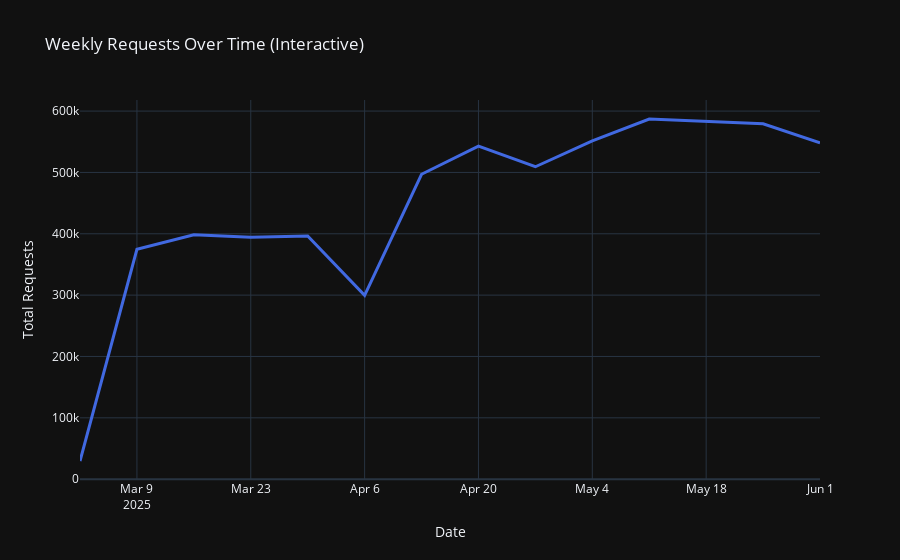
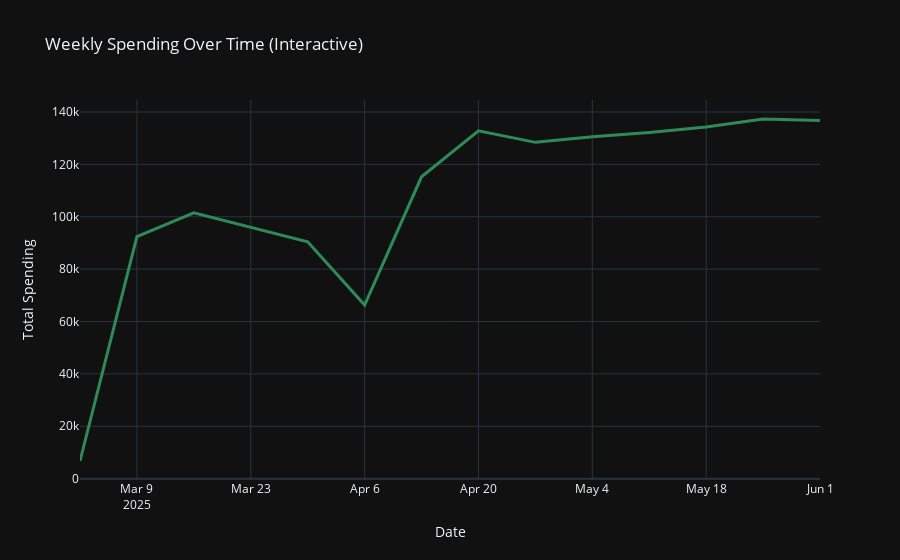

Source (notebook cell) for these figures, in order:
### Markdown cell above
The scatter plot shows a very strong positive relationship between daily requests and spent amount.
The correlation between requests and spending is very high (**r = 0.994**), indicating a nearly perfect positive relationship: more activity corresponds to higher spending.
This suggests that active users are also the primary contributors to credit usage, highlighting a strong link between engagement and spending.

Notably, **Between March 31 and April 4**, there is a noticeable drop in both `requests_cnt` and `spent_amount`, even though this period falls on weekdays. This anomaly is evident in the scatter plot as several low blue dots, representing days when activity and spending were significantly below typical weekday levels.
Despite this short-term dip, overall weekly trends quickly rebound, showing that the drop is an isolated event rather than a persistent decline in engagement.

### Code cell
weekly_summary = df.resample('W', on='day_id')[['requests_cnt', 'spent_amount']].sum().reset_index()

fig = px.line(weekly_summary, x='day_id', y='requests_cnt',
              title='Weekly Requests Over Time (Interactive)',
              labels={'day_id': 'Date', 'requests_cnt': 'Total Requests'})
fig.update_traces(line=dict(color='royalblue', width=3))
fig.show()

fig = px.line(weekly_summary, x='day_id', y='spent_amount',
              title='Weekly Spending Over Time (Interactive)',
              labels={'day_id': 'Date', 'spent_amount': 'Total Spending'})
fig.update_traces(line=dict(color='seagreen', width=3))
fig.show()

corr = weekly_summary[['requests_cnt', 'spent_amount']].corr().iloc[0,1]
print(f"\nCorrelation between requests and spending: {corr:.3f}")

### Figure 1 — Plotly figure (JSON) as saved in the notebook; plotly's stock layout.template omitted (floating-point values rounded to 4 significant figures)
{"data": [{"hovertemplate": "Date=%{x}<br>Total Requests=%{y}<extra></extra>", "legendgroup": "", "line": {"color": "royalblue", "dash": "solid", "width": 3}, "marker": {"symbol": "circle"}, "mode": "lines", "name": "", "orientation": "v", "showlegend": false, "x": ["2025-03-02T00:00:00.000000000", "2025-03-09T00:00:00.000000000", "2025-03-16T00:00:00.000000000", "2025-03-23T00:00:00.000000000", "2025-03-30T00:00:00.000000000", "2025-04-06T00:00:00.000000000", "2025-04-13T00:00:00.000000000", "2025-04-20T00:00:00.000000000", "2025-04-27T00:00:00.000000000", "2025-05-04T00:00:00.000000000", "2025-05-11T00:00:00.000000000", "2025-05-18T00:00:00.000000000", "2025-05-25T00:00:00.000000000", "2025-06-01T00:00:00.000000000"], "xaxis": "x", "y": [29627, 374804, 398361, 394207, 396381, 299585, 497007, 542937, 509269, 551380, 587111, 583798, 579421, 548163], "yaxis": "y", "type": "scatter"}], "layout": {"xaxis": {"anchor": "y", "domain": [0.0, 1.0], "title": {"text": "Date"}}, "yaxis": {"anchor": "x", "domain": [0.0, 1.0], "title": {"text": "Total Requests"}}, "legend": {"tracegroupgap": 0}, "title": {"text": "Weekly Requests Over Time (Interactive)"}}}

### Figure 2 — Plotly figure (JSON) as saved in the notebook; plotly's stock layout.template omitted (floating-point values rounded to 4 significant figures)
{"data": [{"hovertemplate": "Date=%{x}<br>Total Spending=%{y}<extra></extra>", "legendgroup": "", "line": {"color": "seagreen", "dash": "solid", "width": 3}, "marker": {"symbol": "circle"}, "mode": "lines", "name": "", "orientation": "v", "showlegend": false, "x": ["2025-03-02T00:00:00.000000000", "2025-03-09T00:00:00.000000000", "2025-03-16T00:00:00.000000000", "2025-03-23T00:00:00.000000000", "2025-03-30T00:00:00.000000000", "2025-04-06T00:00:00.000000000", "2025-04-13T00:00:00.000000000", "2025-04-20T00:00:00.000000000", "2025-04-27T00:00:00.000000000", "2025-05-04T00:00:00.000000000", "2025-05-11T00:00:00.000000000", "2025-05-18T00:00:00.000000000", "2025-05-25T00:00:00.000000000", "2025-06-01T00:00:00.000000000"], "xaxis": "x", "y": [6746.0, 92390.0, 101500.0, 95970.0, 90450.0, 66290.0, 115300.0, 132800.0, 128400.0, 130600.0, 132200.0, 134300.0, 137300.0, 136700.0], "yaxis": "y", "type": "scatter"}], "layout": {"xaxis": {"anchor": "y", "domain": [0.0, 1.0], "title": {"text": "Date"}}, "yaxis": {"anchor": "x", "domain": [0.0, 1.0], "title": {"text": "Total Spending"}}, "legend": {"tracegroupgap": 0}, "title": {"text": "Weekly Spending Over Time (Interactive)"}}}
